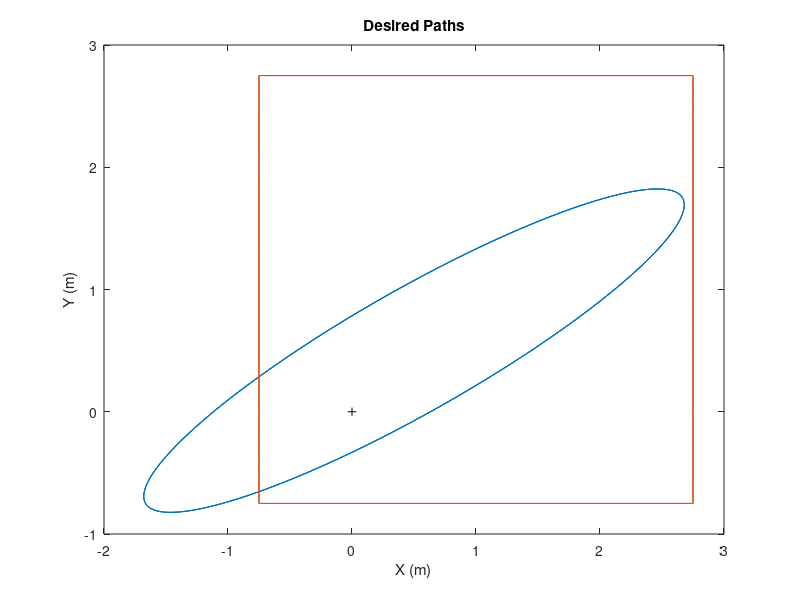

Here is the MATLAB script that generated this plot: (Note: this script raises an error after producing the figure.)
%% Mobile Manipulator Simulator
% Authors: Tanmay Samak, Chinmay Samak

close all;
clear;
clc;

fprintf('\n=============================\n');
fprintf('MOBILE MANIPULATOR SIMULATION\n');
fprintf('=============================\n');

%% Robot Parameters

L = 1; % Lenght of mobile base
W = 1; % Width of mobile base
r = 0.25; % Wheel radius of mobile base
w = 0.2; % Wheel width of mobile base
L1 = 2.5; % Link 1 length of manipulator
L2 = 1; % Link 2 length of manipulator
robot_params = [L,W,r,w,L1,L2];

%% Desired Task-Space Paths

% Elliptical path
x0_ellipse = 0.5; % Center x-offset
y0_ellipse = 0.5; % Center y-offset
a_ellipse = 2.5; % Semi-major axis
b_ellipse = 0.5; % Semi-minor axis
beta_ellipse = deg2rad(30); % Orientation of major axis
traversals_ellipse = 3; % Number of traversals
alpha_ellipse = deg2rad(linspace(0, traversals_ellipse*359, traversals_ellipse*360));
x_elips = a_ellipse*cos(alpha_ellipse); % X coordinates for ellipse
y_elips = b_ellipse*sin(alpha_ellipse); % Y coordinates for ellipse
x_ellipse = x0_ellipse + x_elips*cos(beta_ellipse) - y_elips*sin(beta_ellipse); % X coordinates for translated & rotated ellipse
y_ellipse = y0_ellipse + x_elips*sin(beta_ellipse) + y_elips*cos(beta_ellipse); % Y coordinates for translated & rotated ellipse

% Rectangular path
x0_rectangle = 1.0; % Center x-offset
y0_rectangle = 1.0; % Center y-offset
a_rectangle = 3.5/2; % Semi-major side length
b_rectangle = 3.5/2; % Semi-minor side length
beta_rectangle = deg2rad(0); % Orientation of major side
traversals_rectangle = 3; % Number of traversals
alpha_rectangle = deg2rad(linspace(0, traversals_rectangle*359, traversals_rectangle*360));
x_rect = a_rectangle.*(abs(cos(alpha_rectangle)).*cos(alpha_rectangle) - abs(sin(alpha_rectangle)).*sin(alpha_rectangle)); % X coordinates for rectangle
y_rect = b_rectangle.*(abs(cos(alpha_rectangle)).*cos(alpha_rectangle) + abs(sin(alpha_rectangle)).*sin(alpha_rectangle)); % Y coordinates for rectangle
x_rectangle = x0_rectangle + x_rect*cos(beta_rectangle) - y_rect*sin(beta_rectangle); % X coordinates for translated & rotated rectangle
y_rectangle = y0_rectangle + x_rect*sin(beta_rectangle) + y_rect*cos(beta_rectangle); % Y coordinates for translated & rotated rectangle

% Verify task-space paths
figure(1)
plot(x_ellipse,y_ellipse)
%comet(x_ellipse,y_ellipse)
hold on
plot(x_rectangle,y_rectangle)
%comet(x_rectangle,y_rectangle)
plot(0,0,'+k')
xlabel("X (m)")
ylabel("Y (m)")
title('Desired Paths')
legend('Elliptical Path','Rectangular Path','Workspace Origin','Location','SW')
xlim([-5,5])
ylim([-5,5])
pbaspect([1,1,1])
hold off

%% Desired Task-Space Trajectories

% Elliptical trajectory
cycle_time_ellipse = 20; % Cycle time
alpha_dot_ellipse = deg2rad(360/cycle_time_ellipse); % Phaser velocity
i = 1;
for alpha_ellipse=deg2rad(0:traversals_ellipse*360-1)
    x_dot_elips = -a_ellipse.*sin(alpha_ellipse).*alpha_dot_ellipse; % X component of velocity vector
    y_dot_elips = b_ellipse.*cos(alpha_ellipse).*alpha_dot_ellipse; % Y component of velocity vector
    x_dot_ellipse = x_dot_elips*cos(beta_ellipse) - y_dot_elips*sin(beta_ellipse); % X component of rotated velocity vector
    y_dot_ellipse = x_dot_elips*sin(beta_ellipse) + y_dot_elips*cos(beta_ellipse); % Y component of rotated velocity vector
    X_dot_ellipse(:,i) = [x_dot_ellipse; y_dot_ellipse];
    i = i+1;
end

% Rectangular trajectory
cycle_time_rectangle = 20; % Cycle time
alpha_dot_rectangle = deg2rad(360/cycle_time_rectangle); % Phaser velocity
i = 1;
for alpha_rectangle=deg2rad(0:traversals_rectangle*360-1)
    x_dot_rect = a_rectangle*((-sin(alpha_rectangle).*cos(alpha_rectangle)./abs(cos(alpha_rectangle))).*cos(alpha_rectangle)*alpha_dot_rectangle + abs(cos(alpha_rectangle)).*(-sin(alpha_rectangle)*alpha_dot_rectangle) - ...
                 (sin(alpha_rectangle).*cos(alpha_rectangle)./abs(sin(alpha_rectangle))).*sin(alpha_rectangle)*alpha_dot_rectangle - abs(sin(alpha_rectangle)).*(cos(alpha_rectangle)*alpha_dot_rectangle)); % X component of velocity vector
    y_dot_rect = a_rectangle*((-sin(alpha_rectangle).*cos(alpha_rectangle)./abs(cos(alpha_rectangle))).*cos(alpha_rectangle)*alpha_dot_rectangle + abs(cos(alpha_rectangle)).*(-sin(alpha_rectangle)*alpha_dot_rectangle) + ...
                 (sin(alpha_rectangle).*cos(alpha_rectangle)./abs(sin(alpha_rectangle))).*sin(alpha_rectangle)*alpha_dot_rectangle + abs(sin(alpha_rectangle)).*(cos(alpha_rectangle)*alpha_dot_rectangle)); % Y component of velocity vector
    x_dot_rectangle = x_dot_rect*cos(beta_rectangle) - y_dot_rect*sin(beta_rectangle); % X component of rotated velocity vector
    y_dot_rectangle = x_dot_rect*sin(beta_rectangle) + y_dot_rect*cos(beta_rectangle); % Y component of rotated velocity vector
    X_dot_rectangle(:,i) = [x_dot_rectangle; y_dot_rectangle];
    i = i+1;
end
X_dot_rectangle(isnan(X_dot_rectangle)) = 0; % Replace NaN elements with zero

% Verify velocity vectors
figure(2)
hold on
plot(X_dot_ellipse(1,:))
plot(X_dot_ellipse(2,:))
plot(X_dot_rectangle(1,:))
plot(X_dot_rectangle(2,:))
xlabel("Circumferential Progress Along Trajectory (deg)")
ylabel("Velocity (m/s)")
title('Desired Velocities')
legend('v_x for Elliptical Trajectory','v_y for Elliptical Trajectory','v_x for Rectangular Trajectory','v_y for Rectangular Trajectory','Location','SE')
hold off

% Verify task-space trajectories
figure(3)
quiver(x_ellipse,y_ellipse,X_dot_ellipse(1,:),X_dot_ellipse(2,:))
hold on
quiver(x_rectangle,y_rectangle,X_dot_rectangle(1,:),X_dot_rectangle(2,:))
xlabel("X (m)")
ylabel("Y (m)")
title('Desired Trajectories')
legend('Elliptical Trajectory','Rectangular Trajectory','Location','SW')
xlim([-5,5])
ylim([-5,5])
pbaspect([1,1,1])
hold off

%% Redundancy Resolution Using Pseudoinverse Method

fprintf('\n-------------------------------------------------------\n');
fprintf('Redundancy Resolution Using Pseudoinverse Method\n');
fprintf('-------------------------------------------------------\n');

% Follow the elliptical trajectory
X_dot = [X_dot_ellipse; ones(1,length(X_dot_ellipse))*alpha_dot_ellipse; zeros(1,length(X_dot_ellipse))];
J = [];
J_inv = [];
q_dot_ellipse = [];
q_ellipse = [];
X_E_ellipse = [];
Y_E_ellipse = [];
% Initial configuration
X = x_ellipse(1)-robot_params(5);
Y = y_ellipse(1)-robot_params(6);
phi = deg2rad(0);
theta2 = real(acos(((x_ellipse(1)-X)^2 + (y_ellipse(1)-Y)^2 - robot_params(5)^2 - robot_params(6)^2)./(2*robot_params(5)*robot_params(6))));
theta1 = atan2(y_ellipse(1)-Y,x_ellipse(1)-X) - atan2(robot_params(6).*sin(theta2),(robot_params(5) + robot_params(6).*cos(theta2))) - phi;
q_ellipse(:,1)=[X;Y;phi;theta1;theta2];
for i=1:traversals_ellipse*360
    % Compute Jacobian
    J11 = 1;
    J12 = 0;
    J13 = -robot_params(5)*sin(q_ellipse(3,i)+q_ellipse(4,i))-robot_params(6)*sin(q_ellipse(3,i)+q_ellipse(4,i)+q_ellipse(5,i));
    J14 = -robot_params(5)*sin(q_ellipse(3,i)+q_ellipse(4,i))-robot_params(6)*sin(q_ellipse(3,i)+q_ellipse(4,i)+q_ellipse(5,i));
    J15 = -robot_params(6)*sin(q_ellipse(3,i)+q_ellipse(4,i)+q_ellipse(5,i));
    J21 = 0;
    J22 = 1;
    J23 = robot_params(5)*cos(q_ellipse(3,i)+q_ellipse(4,i))+robot_params(6)*cos(q_ellipse(3,i)+q_ellipse(4,i)+q_ellipse(5,i));
    J24 = robot_params(5)*cos(q_ellipse(3,i)+q_ellipse(4,i))+robot_params(6)*cos(q_ellipse(3,i)+q_ellipse(4,i)+q_ellipse(5,i));
    J25 = robot_params(6)*cos(q_ellipse(3,i)+q_ellipse(4,i)+q_ellipse(5,i));
    J31 = 0;
    J32 = 0;
    J33 = 1;
    J34 = 1;
    J35 = 1;
    J41 = -sin(q_ellipse(3,i));
    J42 = cos(q_ellipse(3,i));
    J43 = 0;
    J44 = 0;
    J45 = 0;
    J(:,:,i) = [J11 J12 J13 J14 J15;
                J21 J22 J23 J24 J25;
                J31 J32 J33 J34 J35;
                J41 J42 J43 J44 J45];
    % Compute Jacobian Pseudoinverse
    J_inv(:,:,i) = pinv(J(:,:,i));
    % Compute Joint Velocities
    q_dot_ellipse(:,i) = J_inv(:,:,i) * X_dot(:,i);
    % Compute Joint Angles using Euler Forward
    q_ellipse(:,i+1) = q_ellipse(:,i)+(q_dot_ellipse(:,i).*(cycle_time_ellipse/360));
    % Store end-effector positions using FK
    X_E_ellipse(i) = q_ellipse(1,i) + robot_params(5)*cos(q_ellipse(3,i)+q_ellipse(4,i)) + robot_params(6)*cos(q_ellipse(3,i)+q_ellipse(4,i)+q_ellipse(5,i));
    Y_E_ellipse(i) = q_ellipse(2,i) + robot_params(5)*sin(q_ellipse(3,i)+q_ellipse(4,i)) + robot_params(6)*sin(q_ellipse(3,i)+q_ellipse(4,i)+q_ellipse(5,i));
    % Plot
%     figure(4)
%     plot(x_ellipse(1:360),y_ellipse(1:360),'--','Color',[50,50,50]/255)
%     hold on
%     plot(X_E_ellipse,Y_E_ellipse,'Color',[236,106,49]/255)
%     PlotRobot(q_ellipse(:,i),robot_params)
%     legend("Desired Trajectory","Actual Trajectory")
%     hold off
%     pause(0.01)
end
figure(5)
plot(x_ellipse(1:360),y_ellipse(1:360),'--','Color',[50,50,50]/255)
hold on
plot(X_E_ellipse,Y_E_ellipse,'Color',[236,106,49]/255)
xlabel("X (m)")
ylabel("Y (m)")
title(["Redundancy Resolution","Pseudoinverse Method"])
legend("Desired Trajectory","Actual Trajectory")
xlim([-5,5])
ylim([-5,5])
pbaspect([1,1,1])
hold off
RMSE_ellipse = sqrt(sum((x_ellipse-X_E_ellipse).^2+(y_ellipse-Y_E_ellipse).^2)/length(x_ellipse));
fprintf("RMSE for elliptical trajectory: %d m\n",RMSE_ellipse)

% Follow the rectangular trajectory
X_dot = [X_dot_rectangle; ones(1,length(X_dot_rectangle))*alpha_dot_rectangle; zeros(1,length(X_dot_rectangle))];
J = [];
J_inv = [];
q_dot_rectangle = [];
q_rectangle = [];
X_E_rectangle = [];
Y_E_rectangle = [];
% Initial configuration
X = x_rectangle(1)-robot_params(5);
Y = y_rectangle(1)-robot_params(6);
phi = deg2rad(0);
theta2 = real(acos(((x_rectangle(1)-X)^2 + (y_rectangle(1)-Y)^2 - robot_params(5)^2 - robot_params(6)^2)./(2*robot_params(5)*robot_params(6))));
theta1 = atan2(y_rectangle(1)-Y,x_rectangle(1)-X) - atan2(robot_params(6).*sin(theta2),(robot_params(5) + robot_params(6).*cos(theta2))) - phi;
q_rectangle(:,1)=[X;Y;phi;theta1;theta2];
for i=1:traversals_rectangle*360
    % Compute Jacobian
    J11 = 1;
    J12 = 0;
    J13 = -robot_params(5)*sin(q_rectangle(3,i)+q_rectangle(4,i))-robot_params(6)*sin(q_rectangle(3,i)+q_rectangle(4,i)+q_rectangle(5,i));
    J14 = -robot_params(5)*sin(q_rectangle(3,i)+q_rectangle(4,i))-robot_params(6)*sin(q_rectangle(3,i)+q_rectangle(4,i)+q_rectangle(5,i));
    J15 = -robot_params(6)*sin(q_rectangle(3,i)+q_rectangle(4,i)+q_rectangle(5,i));
    J21 = 0;
    J22 = 1;
    J23 = robot_params(5)*cos(q_rectangle(3,i)+q_rectangle(4,i))+robot_params(6)*cos(q_rectangle(3,i)+q_rectangle(4,i)+q_rectangle(5,i));
    J24 = robot_params(5)*cos(q_rectangle(3,i)+q_rectangle(4,i))+robot_params(6)*cos(q_rectangle(3,i)+q_rectangle(4,i)+q_rectangle(5,i));
    J25 = robot_params(6)*cos(q_rectangle(3,i)+q_rectangle(4,i)+q_rectangle(5,i));
    J31 = 0;
    J32 = 0;
    J33 = 1;
    J34 = 1;
    J35 = 1;
    J41 = -sin(q_rectangle(3,i));
    J42 = cos(q_rectangle(3,i));
    J43 = 0;
    J44 = 0;
    J45 = 0;
    J(:,:,i) = [J11 J12 J13 J14 J15;
                J21 J22 J23 J24 J25;
                J31 J32 J33 J34 J35;
                J41 J42 J43 J44 J45];
    % Compute Jacobian Pseudoinverse
    J_inv(:,:,i) = pinv(J(:,:,i));
    % Compute Joint Velocities
    q_dot_rectangle(:,i) = J_inv(:,:,i) * X_dot(:,i);
    % Compute Joint Angles using Euler Forward
    q_rectangle(:,i+1) = q_rectangle(:,i)+(q_dot_rectangle(:,i).*(cycle_time_rectangle/360));
    % Store end-effector positions using FK
    X_E_rectangle(i) = q_rectangle(1,i) + robot_params(5)*cos(q_rectangle(3,i)+q_rectangle(4,i)) + robot_params(6)*cos(q_rectangle(3,i)+q_rectangle(4,i)+q_rectangle(5,i));
    Y_E_rectangle(i) = q_rectangle(2,i) + robot_params(5)*sin(q_rectangle(3,i)+q_rectangle(4,i)) + robot_params(6)*sin(q_rectangle(3,i)+q_rectangle(4,i)+q_rectangle(5,i));
    % Plot
%     figure(6)
%     plot(x_rectangle(1:360),y_rectangle(1:360),'--','Color',[50,50,50]/255)
%     hold on
%     plot(X_E_rectangle,Y_E_rectangle,'Color',[236,106,49]/255)
%     PlotRobot(q_rectangle(:,i),robot_params)
%     legend("Desired Trajectory","Actual Trajectory")
%     hold off
%     pause(0.01)
end
figure(7)
plot(x_rectangle(1:360),y_rectangle(1:360),'--','Color',[50,50,50]/255)
hold on
plot(X_E_rectangle,Y_E_rectangle,'Color',[236,106,49]/255)
xlabel("X (m)")
ylabel("Y (m)")
title(["Redundancy Resolution","Pseudoinverse Method"])
legend("Desired Trajectory","Actual Trajectory")
xlim([-5,5])
ylim([-5,5])
pbaspect([1,1,1])
hold off
RMSE_rectangle = sqrt(sum((x_rectangle-X_E_rectangle).^2+(y_rectangle-Y_E_rectangle).^2)/length(x_rectangle));
fprintf("RMSE for rectangular trajectory: %d m\n",RMSE_rectangle)

%% Redundancy Resolution Using Augmented Task-Space Method (Theta_1_Dot + Theta_2_Dot = 0)

fprintf('\n-------------------------------------------------------\n');
fprintf('Redundancy Resolution Using Augmented Task-Space Method\n');
fprintf('Theta_1_Dot + Theta_2_Dot = 0\n');
fprintf('-------------------------------------------------------\n');

% Follow the elliptical trajectory
X_dot = [X_dot_ellipse; ones(1,length(X_dot_ellipse))*alpha_dot_ellipse; zeros(1,length(X_dot_ellipse)); zeros(1,length(X_dot_ellipse))];
J = [];
J_inv = [];
q_dot_ellipse = [];
q_ellipse = [];
X_E_ellipse = [];
Y_E_ellipse = [];
% Initial configuration
X = x_ellipse(1)-robot_params(5);
Y = y_ellipse(1)-robot_params(6);
phi = deg2rad(0);
theta2 = real(acos(((x_ellipse(1)-X)^2 + (y_ellipse(1)-Y)^2 - robot_params(5)^2 - robot_params(6)^2)./(2*robot_params(5)*robot_params(6))));
theta1 = atan2(y_ellipse(1)-Y,x_ellipse(1)-X) - atan2(robot_params(6).*sin(theta2),(robot_params(5) + robot_params(6).*cos(theta2))) - phi;
q_ellipse(:,1)=[X;Y;phi;theta1;theta2];
for i=1:traversals_ellipse*360
    % Compute Jacobian
    J11 = 1;
    J12 = 0;
    J13 = -robot_params(5)*sin(q_ellipse(3,i)+q_ellipse(4,i))-robot_params(6)*sin(q_ellipse(3,i)+q_ellipse(4,i)+q_ellipse(5,i));
    J14 = -robot_params(5)*sin(q_ellipse(3,i)+q_ellipse(4,i))-robot_params(6)*sin(q_ellipse(3,i)+q_ellipse(4,i)+q_ellipse(5,i));
    J15 = -robot_params(6)*sin(q_ellipse(3,i)+q_ellipse(4,i)+q_ellipse(5,i));
    J21 = 0;
    J22 = 1;
    J23 = robot_params(5)*cos(q_ellipse(3,i)+q_ellipse(4,i))+robot_params(6)*cos(q_ellipse(3,i)+q_ellipse(4,i)+q_ellipse(5,i));
    J24 = robot_params(5)*cos(q_ellipse(3,i)+q_ellipse(4,i))+robot_params(6)*cos(q_ellipse(3,i)+q_ellipse(4,i)+q_ellipse(5,i));
    J25 = robot_params(6)*cos(q_ellipse(3,i)+q_ellipse(4,i)+q_ellipse(5,i));
    J31 = 0;
    J32 = 0;
    J33 = 1;
    J34 = 1;
    J35 = 1;
    J41 = -sin(q_ellipse(3,i));
    J42 = cos(q_ellipse(3,i));
    J43 = 0;
    J44 = 0;
    J45 = 0;
    J51 = 0;
    J52 = 0;
    J53 = 0;
    J54 = 1;
    J55 = 1;
    J(:,:,i) = [J11 J12 J13 J14 J15;
                J21 J22 J23 J24 J25;
                J31 J32 J33 J34 J35;
                J41 J42 J43 J44 J45;
                J51 J52 J53 J54 J55];
    % Compute Jacobian Pseudoinverse
    J_inv(:,:,i) = inv(J(:,:,i));
    % Compute Joint Velocities
    q_dot_ellipse(:,i) = J_inv(:,:,i) * X_dot(:,i);
    % Compute Joint Angles using Euler Forward
    q_ellipse(:,i+1) = q_ellipse(:,i)+(q_dot_ellipse(:,i).*(cycle_time_ellipse/360));
    % Store end-effector positions using FK
    X_E_ellipse(i) = q_ellipse(1,i) + robot_params(5)*cos(q_ellipse(3,i)+q_ellipse(4,i)) + robot_params(6)*cos(q_ellipse(3,i)+q_ellipse(4,i)+q_ellipse(5,i));
    Y_E_ellipse(i) = q_ellipse(2,i) + robot_params(5)*sin(q_ellipse(3,i)+q_ellipse(4,i)) + robot_params(6)*sin(q_ellipse(3,i)+q_ellipse(4,i)+q_ellipse(5,i));
    % Plot
%     figure(8)
%     plot(x_ellipse(1:360),y_ellipse(1:360),'--','Color',[50,50,50]/255)
%     hold on
%     plot(X_E_ellipse,Y_E_ellipse,'Color',[236,106,49]/255)
%     PlotRobot(q_ellipse(:,i),robot_params)
%     legend("Desired Trajectory","Actual Trajectory")
%     hold off
%     pause(0.01)
end
figure(9)
plot(x_ellipse(1:360),y_ellipse(1:360),'--','Color',[50,50,50]/255)
hold on
plot(X_E_ellipse,Y_E_ellipse,'Color',[236,106,49]/255)
xlabel("X (m)")
ylabel("Y (m)")
title(["Redundancy Resolution","Augmented Task-Space Method"])
subtitle('$\dot{\theta_1} + \dot{\theta_2} = 0$','Interpreter','latex')
legend("Desired Trajectory","Actual Trajectory")
xlim([-5,5])
ylim([-5,5])
pbaspect([1,1,1])
hold off
RMSE_ellipse = sqrt(sum((x_ellipse-X_E_ellipse).^2+(y_ellipse-Y_E_ellipse).^2)/length(x_ellipse));
fprintf("RMSE for elliptical trajectory: %d m\n",RMSE_ellipse)

% Follow the rectangular trajectory
X_dot = [X_dot_rectangle; ones(1,length(X_dot_rectangle))*alpha_dot_rectangle; zeros(1,length(X_dot_rectangle)); zeros(1,length(X_dot_rectangle))];
J = [];
J_inv = [];
q_dot_rectangle = [];
q_rectangle = [];
X_E_rectangle = [];
Y_E_rectangle = [];
% Initial configuration
X = x_rectangle(1)-robot_params(5);
Y = y_rectangle(1)-robot_params(6);
phi = deg2rad(0);
theta2 = real(acos(((x_rectangle(1)-X)^2 + (y_rectangle(1)-Y)^2 - robot_params(5)^2 - robot_params(6)^2)./(2*robot_params(5)*robot_params(6))));
theta1 = atan2(y_rectangle(1)-Y,x_rectangle(1)-X) - atan2(robot_params(6).*sin(theta2),(robot_params(5) + robot_params(6).*cos(theta2))) - phi;
q_rectangle(:,1)=[X;Y;phi;theta1;theta2];
for i=1:traversals_rectangle*360
    % Compute Jacobian
    J11 = 1;
    J12 = 0;
    J13 = -robot_params(5)*sin(q_rectangle(3,i)+q_rectangle(4,i))-robot_params(6)*sin(q_rectangle(3,i)+q_rectangle(4,i)+q_rectangle(5,i));
    J14 = -robot_params(5)*sin(q_rectangle(3,i)+q_rectangle(4,i))-robot_params(6)*sin(q_rectangle(3,i)+q_rectangle(4,i)+q_rectangle(5,i));
    J15 = -robot_params(6)*sin(q_rectangle(3,i)+q_rectangle(4,i)+q_rectangle(5,i));
    J21 = 0;
    J22 = 1;
    J23 = robot_params(5)*cos(q_rectangle(3,i)+q_rectangle(4,i))+robot_params(6)*cos(q_rectangle(3,i)+q_rectangle(4,i)+q_rectangle(5,i));
    J24 = robot_params(5)*cos(q_rectangle(3,i)+q_rectangle(4,i))+robot_params(6)*cos(q_rectangle(3,i)+q_rectangle(4,i)+q_rectangle(5,i));
    J25 = robot_params(6)*cos(q_rectangle(3,i)+q_rectangle(4,i)+q_rectangle(5,i));
    J31 = 0;
    J32 = 0;
    J33 = 1;
    J34 = 1;
    J35 = 1;
    J41 = -sin(q_rectangle(3,i));
    J42 = cos(q_rectangle(3,i));
    J43 = 0;
    J44 = 0;
    J45 = 0;
    J51 = 0;
    J52 = 0;
    J53 = 0;
    J54 = 1;
    J55 = 1;
    J(:,:,i) = [J11 J12 J13 J14 J15;
                J21 J22 J23 J24 J25;
                J31 J32 J33 J34 J35;
                J41 J42 J43 J44 J45;
                J51 J52 J53 J54 J55];
    % Compute Jacobian Pseudoinverse
    J_inv(:,:,i) = inv(J(:,:,i));
    % Compute Joint Velocities
    q_dot_rectangle(:,i) = J_inv(:,:,i) * X_dot(:,i);
    % Compute Joint Angles using Euler Forward
    q_rectangle(:,i+1) = q_rectangle(:,i)+(q_dot_rectangle(:,i).*(cycle_time_rectangle/360));
    % Store end-effector positions using FK
    X_E_rectangle(i) = q_rectangle(1,i) + robot_params(5)*cos(q_rectangle(3,i)+q_rectangle(4,i)) + robot_params(6)*cos(q_rectangle(3,i)+q_rectangle(4,i)+q_rectangle(5,i));
    Y_E_rectangle(i) = q_rectangle(2,i) + robot_params(5)*sin(q_rectangle(3,i)+q_rectangle(4,i)) + robot_params(6)*sin(q_rectangle(3,i)+q_rectangle(4,i)+q_rectangle(5,i));
    % Plot
%     figure(10)
%     plot(x_rectangle(1:360),y_rectangle(1:360),'--','Color',[50,50,50]/255)
%     hold on
%     plot(X_E_rectangle,Y_E_rectangle,'Color',[236,106,49]/255)
%     PlotRobot(q_rectangle(:,i),robot_params)
%     legend("Desired Trajectory","Actual Trajectory")
%     hold off
%     pause(0.01)
end
figure(11)
plot(x_rectangle(1:360),y_rectangle(1:360),'--','Color',[50,50,50]/255)
hold on
plot(X_E_rectangle,Y_E_rectangle,'Color',[236,106,49]/255)
xlabel("X (m)")
ylabel("Y (m)")
title(["Redundancy Resolution","Augmented Task-Space Method"])
subtitle('$\dot{\theta_1} + \dot{\theta_2} = 0$','Interpreter','latex')
legend("Desired Trajectory","Actual Trajectory")
xlim([-5,5])
ylim([-5,5])
pbaspect([1,1,1])
hold off
RMSE_rectangle = sqrt(sum((x_rectangle-X_E_rectangle).^2+(y_rectangle-Y_E_rectangle).^2)/length(x_rectangle));
fprintf("RMSE for rectangular trajectory: %d m\n",RMSE_rectangle)

%% Redundancy Resolution Using Augmented Task-Space Method (Theta_1_Dot = 0)

fprintf('\n-------------------------------------------------------\n');
fprintf('Redundancy Resolution Using Augmented Task-Space Method\n');
fprintf('Theta_1_Dot = 0\n');
fprintf('-------------------------------------------------------\n');

% Follow the elliptical trajectory
X_dot = [X_dot_ellipse; ones(1,length(X_dot_ellipse))*alpha_dot_ellipse; zeros(1,length(X_dot_ellipse)); zeros(1,length(X_dot_ellipse))];
J = [];
J_inv = [];
q_dot_ellipse = [];
q_ellipse = [];
X_E_ellipse = [];
Y_E_ellipse = [];
% Initial configuration
X = x_ellipse(1)-robot_params(5);
Y = y_ellipse(1)-robot_params(6);
phi = deg2rad(0);
theta2 = real(acos(((x_ellipse(1)-X)^2 + (y_ellipse(1)-Y)^2 - robot_params(5)^2 - robot_params(6)^2)./(2*robot_params(5)*robot_params(6))));
theta1 = atan2(y_ellipse(1)-Y,x_ellipse(1)-X) - atan2(robot_params(6).*sin(theta2),(robot_params(5) + robot_params(6).*cos(theta2))) - phi;
q_ellipse(:,1)=[X;Y;phi;theta1;theta2];
for i=1:traversals_ellipse*360
    % Compute Jacobian
    J11 = 1;
    J12 = 0;
    J13 = -robot_params(5)*sin(q_ellipse(3,i)+q_ellipse(4,i))-robot_params(6)*sin(q_ellipse(3,i)+q_ellipse(4,i)+q_ellipse(5,i));
    J14 = -robot_params(5)*sin(q_ellipse(3,i)+q_ellipse(4,i))-robot_params(6)*sin(q_ellipse(3,i)+q_ellipse(4,i)+q_ellipse(5,i));
    J15 = -robot_params(6)*sin(q_ellipse(3,i)+q_ellipse(4,i)+q_ellipse(5,i));
    J21 = 0;
    J22 = 1;
    J23 = robot_params(5)*cos(q_ellipse(3,i)+q_ellipse(4,i))+robot_params(6)*cos(q_ellipse(3,i)+q_ellipse(4,i)+q_ellipse(5,i));
    J24 = robot_params(5)*cos(q_ellipse(3,i)+q_ellipse(4,i))+robot_params(6)*cos(q_ellipse(3,i)+q_ellipse(4,i)+q_ellipse(5,i));
    J25 = robot_params(6)*cos(q_ellipse(3,i)+q_ellipse(4,i)+q_ellipse(5,i));
    J31 = 0;
    J32 = 0;
    J33 = 1;
    J34 = 1;
    J35 = 1;
    J41 = -sin(q_ellipse(3,i));
    J42 = cos(q_ellipse(3,i));
    J43 = 0;
    J44 = 0;
    J45 = 0;
    J51 = 0;
    J52 = 0;
    J53 = 0;
    J54 = 1;
    J55 = 0;
    J(:,:,i) = [J11 J12 J13 J14 J15;
                J21 J22 J23 J24 J25;
                J31 J32 J33 J34 J35;
                J41 J42 J43 J44 J45;
                J51 J52 J53 J54 J55];
    % Compute Jacobian Pseudoinverse
    J_inv(:,:,i) = inv(J(:,:,i));
    % Compute Joint Velocities
    q_dot_ellipse(:,i) = J_inv(:,:,i) * X_dot(:,i);
    % Compute Joint Angles using Euler Forward
    q_ellipse(:,i+1) = q_ellipse(:,i)+(q_dot_ellipse(:,i).*(cycle_time_ellipse/360));
    % Store end-effector positions using FK
    X_E_ellipse(i) = q_ellipse(1,i) + robot_params(5)*cos(q_ellipse(3,i)+q_ellipse(4,i)) + robot_params(6)*cos(q_ellipse(3,i)+q_ellipse(4,i)+q_ellipse(5,i));
    Y_E_ellipse(i) = q_ellipse(2,i) + robot_params(5)*sin(q_ellipse(3,i)+q_ellipse(4,i)) + robot_params(6)*sin(q_ellipse(3,i)+q_ellipse(4,i)+q_ellipse(5,i));
    % Plot
%     figure(12)
%     plot(x_ellipse(1:360),y_ellipse(1:360),'--','Color',[50,50,50]/255)
%     hold on
%     plot(X_E_ellipse,Y_E_ellipse,'Color',[236,106,49]/255)
%     PlotRobot(q_ellipse(:,i),robot_params)
%     legend("Desired Trajectory","Actual Trajectory")
%     hold off
%     pause(0.01)
end
figure(13)
plot(x_ellipse(1:360),y_ellipse(1:360),'--','Color',[50,50,50]/255)
hold on
plot(X_E_ellipse,Y_E_ellipse,'Color',[236,106,49]/255)
xlabel("X (m)")
ylabel("Y (m)")
title(["Redundancy Resolution","Augmented Task-Space Method"])
subtitle('$\dot{\theta_1} = 0$','Interpreter','latex')
legend("Desired Trajectory","Actual Trajectory")
xlim([-5,5])
ylim([-5,5])
pbaspect([1,1,1])
hold off
RMSE_ellipse = sqrt(sum((x_ellipse-X_E_ellipse).^2+(y_ellipse-Y_E_ellipse).^2)/length(x_ellipse));
fprintf("RMSE for elliptical trajectory: %d m\n",RMSE_ellipse)

% Follow the rectangular trajectory
X_dot = [X_dot_rectangle; ones(1,length(X_dot_rectangle))*alpha_dot_rectangle; zeros(1,length(X_dot_rectangle)); zeros(1,length(X_dot_rectangle))];
J = [];
J_inv = [];
q_dot_rectangle = [];
q_rectangle = [];
X_E_rectangle = [];
Y_E_rectangle = [];
% Initial configuration
X = x_rectangle(1)-robot_params(5);
Y = y_rectangle(1)-robot_params(6);
phi = deg2rad(0);
theta2 = real(acos(((x_rectangle(1)-X)^2 + (y_rectangle(1)-Y)^2 - robot_params(5)^2 - robot_params(6)^2)./(2*robot_params(5)*robot_params(6))));
theta1 = atan2(y_rectangle(1)-Y,x_rectangle(1)-X) - atan2(robot_params(6).*sin(theta2),(robot_params(5) + robot_params(6).*cos(theta2))) - phi;
q_rectangle(:,1)=[X;Y;phi;theta1;theta2];
for i=1:traversals_rectangle*360
    % Compute Jacobian
    J11 = 1;
    J12 = 0;
    J13 = -robot_params(5)*sin(q_rectangle(3,i)+q_rectangle(4,i))-robot_params(6)*sin(q_rectangle(3,i)+q_rectangle(4,i)+q_rectangle(5,i));
    J14 = -robot_params(5)*sin(q_rectangle(3,i)+q_rectangle(4,i))-robot_params(6)*sin(q_rectangle(3,i)+q_rectangle(4,i)+q_rectangle(5,i));
    J15 = -robot_params(6)*sin(q_rectangle(3,i)+q_rectangle(4,i)+q_rectangle(5,i));
    J21 = 0;
    J22 = 1;
    J23 = robot_params(5)*cos(q_rectangle(3,i)+q_rectangle(4,i))+robot_params(6)*cos(q_rectangle(3,i)+q_rectangle(4,i)+q_rectangle(5,i));
    J24 = robot_params(5)*cos(q_rectangle(3,i)+q_rectangle(4,i))+robot_params(6)*cos(q_rectangle(3,i)+q_rectangle(4,i)+q_rectangle(5,i));
    J25 = robot_params(6)*cos(q_rectangle(3,i)+q_rectangle(4,i)+q_rectangle(5,i));
    J31 = 0;
    J32 = 0;
    J33 = 1;
    J34 = 1;
    J35 = 1;
    J41 = -sin(q_rectangle(3,i));
    J42 = cos(q_rectangle(3,i));
    J43 = 0;
    J44 = 0;
    J45 = 0;
    J51 = 0;
    J52 = 0;
    J53 = 0;
    J54 = 1;
    J55 = 0;
    J(:,:,i) = [J11 J12 J13 J14 J15;
                J21 J22 J23 J24 J25;
                J31 J32 J33 J34 J35;
                J41 J42 J43 J44 J45;
                J51 J52 J53 J54 J55];
    % Compute Jacobian Pseudoinverse
    J_inv(:,:,i) = inv(J(:,:,i));
    % Compute Joint Velocities
    q_dot_rectangle(:,i) = J_inv(:,:,i) * X_dot(:,i);
    % Compute Joint Angles using Euler Forward
    q_rectangle(:,i+1) = q_rectangle(:,i)+(q_dot_rectangle(:,i).*(cycle_time_rectangle/360));
    % Store end-effector positions using FK
    X_E_rectangle(i) = q_rectangle(1,i) + robot_params(5)*cos(q_rectangle(3,i)+q_rectangle(4,i)) + robot_params(6)*cos(q_rectangle(3,i)+q_rectangle(4,i)+q_rectangle(5,i));
    Y_E_rectangle(i) = q_rectangle(2,i) + robot_params(5)*sin(q_rectangle(3,i)+q_rectangle(4,i)) + robot_params(6)*sin(q_rectangle(3,i)+q_rectangle(4,i)+q_rectangle(5,i));
    % Plot
%     figure(14)
%     plot(x_rectangle(1:360),y_rectangle(1:360),'--','Color',[50,50,50]/255)
%     hold on
%     plot(X_E_rectangle,Y_E_rectangle,'Color',[236,106,49]/255)
%     PlotRobot(q_rectangle(:,i),robot_params)
%     legend("Desired Trajectory","Actual Trajectory")
%     hold off
%     pause(0.01)
end
figure(15)
plot(x_rectangle(1:360),y_rectangle(1:360),'--','Color',[50,50,50]/255)
hold on
plot(X_E_rectangle,Y_E_rectangle,'Color',[236,106,49]/255)
xlabel("X (m)")
ylabel("Y (m)")
title(["Redundancy Resolution","Augmented Task-Space Method"])
subtitle('$\dot{\theta_1} = 0$','Interpreter','latex')
legend("Desired Trajectory","Actual Trajectory")
xlim([-5,5])
ylim([-5,5])
pbaspect([1,1,1])
hold off
RMSE_rectangle = sqrt(sum((x_rectangle-X_E_rectangle).^2+(y_rectangle-Y_E_rectangle).^2)/length(x_rectangle));
fprintf("RMSE for rectangular trajectory: %d m\n",RMSE_rectangle)

%% Redundancy Resolution Using Artificial Potential Method

fprintf('\n-------------------------------------------------------\n');
fprintf('Redundancy Resolution Using Artificial Potential Method\n');
fprintf('-------------------------------------------------------\n');

% Follow the elliptical trajectory
X_dot = [X_dot_ellipse; ones(1,length(X_dot_ellipse))*alpha_dot_ellipse; zeros(1,length(X_dot_ellipse))];
J = [];
J_inv = [];
q_dot_ellipse = [];
q_ellipse = [];
X_E_ellipse = [];
Y_E_ellipse = [];
% Initial configuration
X = x_ellipse(1)-robot_params(5);
Y = y_ellipse(1)-robot_params(6);
phi = deg2rad(0);
theta2 = real(acos(((x_ellipse(1)-X)^2 + (y_ellipse(1)-Y)^2 - robot_params(5)^2 - robot_params(6)^2)./(2*robot_params(5)*robot_params(6))));
theta1 = atan2(y_ellipse(1)-Y,x_ellipse(1)-X) - atan2(robot_params(6).*sin(theta2),(robot_params(5) + robot_params(6).*cos(theta2))) - phi;
q_ellipse(:,1)=[X;Y;phi;theta1;theta2];
for i=1:traversals_ellipse*360
    % Compute Jacobian
    J11 = 1;
    J12 = 0;
    J13 = -robot_params(5)*sin(q_ellipse(3,i)+q_ellipse(4,i))-robot_params(6)*sin(q_ellipse(3,i)+q_ellipse(4,i)+q_ellipse(5,i));
    J14 = -robot_params(5)*sin(q_ellipse(3,i)+q_ellipse(4,i))-robot_params(6)*sin(q_ellipse(3,i)+q_ellipse(4,i)+q_ellipse(5,i));
    J15 = -robot_params(6)*sin(q_ellipse(3,i)+q_ellipse(4,i)+q_ellipse(5,i));
    J21 = 0;
    J22 = 1;
    J23 = robot_params(5)*cos(q_ellipse(3,i)+q_ellipse(4,i))+robot_params(6)*cos(q_ellipse(3,i)+q_ellipse(4,i)+q_ellipse(5,i));
    J24 = robot_params(5)*cos(q_ellipse(3,i)+q_ellipse(4,i))+robot_params(6)*cos(q_ellipse(3,i)+q_ellipse(4,i)+q_ellipse(5,i));
    J25 = robot_params(6)*cos(q_ellipse(3,i)+q_ellipse(4,i)+q_ellipse(5,i));
    J31 = 0;
    J32 = 0;
    J33 = 1;
    J34 = 1;
    J35 = 1;
    J41 = -sin(q_ellipse(3,i));
    J42 = cos(q_ellipse(3,i));
    J43 = 0;
    J44 = 0;
    J45 = 0;
    J(:,:,i) = [J11 J12 J13 J14 J15;
                J21 J22 J23 J24 J25;
                J31 J32 J33 J34 J35;
                J41 J42 J43 J44 J45];
    % Compute Jacobian Pseudoinverse
    J_inv(:,:,i) = pinv(J(:,:,i));
    % Artificial Potential
    neg_grad_V = [0; 0; -1.32*q_ellipse(3,i); - 2*q_ellipse(4,i); -0.5*q_ellipse(5,i)];
    % Compute Joint Velocities
    q_dot_ellipse(:,i) = (J_inv(:,:,i) * X_dot(:,i)) + ((eye(5)-(J_inv(:,:,i)*J(:,:,i)))*neg_grad_V);
    % Compute Joint Angles using Euler Forward
    q_ellipse(:,i+1) = q_ellipse(:,i)+(q_dot_ellipse(:,i).*(cycle_time_ellipse/360));
    % Store end-effector positions using FK
    X_E_ellipse(i) = q_ellipse(1,i) + robot_params(5)*cos(q_ellipse(3,i)+q_ellipse(4,i)) + robot_params(6)*cos(q_ellipse(3,i)+q_ellipse(4,i)+q_ellipse(5,i));
    Y_E_ellipse(i) = q_ellipse(2,i) + robot_params(5)*sin(q_ellipse(3,i)+q_ellipse(4,i)) + robot_params(6)*sin(q_ellipse(3,i)+q_ellipse(4,i)+q_ellipse(5,i));
    % Plot
%     figure(16)
%     plot(x_ellipse(1:360),y_ellipse(1:360),'--','Color',[50,50,50]/255)
%     hold on
%     plot(X_E_ellipse,Y_E_ellipse,'Color',[236,106,49]/255)
%     PlotRobot(q_ellipse(:,i),robot_params)
%     legend("Desired Trajectory","Actual Trajectory")
%     hold off
%     pause(0.01)
end
figure(17)
plot(x_ellipse(1:360),y_ellipse(1:360),'--','Color',[50,50,50]/255)
hold on
plot(X_E_ellipse,Y_E_ellipse,'Color',[236,106,49]/255)
xlabel("X (m)")
ylabel("Y (m)")
title(["Redundancy Resolution","Artificial Potential Method"])
subtitle('$V = 0.66*\phi^2 + \theta_1^2 + 0.25*\theta_2^2$','Interpreter','latex')
legend("Desired Trajectory","Actual Trajectory")
xlim([-5,5])
ylim([-5,5])
pbaspect([1,1,1])
hold off
RMSE_ellipse = sqrt(sum((x_ellipse-X_E_ellipse).^2+(y_ellipse-Y_E_ellipse).^2)/length(x_ellipse));
fprintf("RMSE for elliptical trajectory: %d m\n",RMSE_ellipse)

% Follow the rectangular trajectory
X_dot = [X_dot_rectangle; ones(1,length(X_dot_rectangle))*alpha_dot_rectangle; zeros(1,length(X_dot_rectangle))];
J = [];
J_inv = [];
q_dot_rectangle = [];
q_rectangle = [];
X_E_rectangle = [];
Y_E_rectangle = [];
% Initial configuration
X = x_rectangle(1)-robot_params(5);
Y = y_rectangle(1)-robot_params(6);
phi = deg2rad(0);
theta2 = real(acos(((x_rectangle(1)-X)^2 + (y_rectangle(1)-Y)^2 - robot_params(5)^2 - robot_params(6)^2)./(2*robot_params(5)*robot_params(6))));
theta1 = atan2(y_rectangle(1)-Y,x_rectangle(1)-X) - atan2(robot_params(6).*sin(theta2),(robot_params(5) + robot_params(6).*cos(theta2))) - phi;
q_rectangle(:,1)=[X;Y;phi;theta1;theta2];
for i=1:traversals_rectangle*360
    % Compute Jacobian
    J11 = 1;
    J12 = 0;
    J13 = -robot_params(5)*sin(q_rectangle(3,i)+q_rectangle(4,i))-robot_params(6)*sin(q_rectangle(3,i)+q_rectangle(4,i)+q_rectangle(5,i));
    J14 = -robot_params(5)*sin(q_rectangle(3,i)+q_rectangle(4,i))-robot_params(6)*sin(q_rectangle(3,i)+q_rectangle(4,i)+q_rectangle(5,i));
    J15 = -robot_params(6)*sin(q_rectangle(3,i)+q_rectangle(4,i)+q_rectangle(5,i));
    J21 = 0;
    J22 = 1;
    J23 = robot_params(5)*cos(q_rectangle(3,i)+q_rectangle(4,i))+robot_params(6)*cos(q_rectangle(3,i)+q_rectangle(4,i)+q_rectangle(5,i));
    J24 = robot_params(5)*cos(q_rectangle(3,i)+q_rectangle(4,i))+robot_params(6)*cos(q_rectangle(3,i)+q_rectangle(4,i)+q_rectangle(5,i));
    J25 = robot_params(6)*cos(q_rectangle(3,i)+q_rectangle(4,i)+q_rectangle(5,i));
    J31 = 0;
    J32 = 0;
    J33 = 1;
    J34 = 1;
    J35 = 1;
    J41 = -sin(q_rectangle(3,i));
    J42 = cos(q_rectangle(3,i));
    J43 = 0;
    J44 = 0;
    J45 = 0;
    J(:,:,i) = [J11 J12 J13 J14 J15;
                J21 J22 J23 J24 J25;
                J31 J32 J33 J34 J35;
                J41 J42 J43 J44 J45];
    % Compute Jacobian Pseudoinverse
    J_inv(:,:,i) = pinv(J(:,:,i));
    % Artificial Potential
    neg_grad_V = [0; 0; -1.32*q_rectangle(3,i); - 2*q_rectangle(4,i); -0.5*q_rectangle(5,i)];
    % Compute Joint Velocities
    q_dot_rectangle(:,i) = (J_inv(:,:,i) * X_dot(:,i)) + ((eye(5)-(J_inv(:,:,i)*J(:,:,i)))*neg_grad_V);
    % Compute Joint Angles using Euler Forward
    q_rectangle(:,i+1) = q_rectangle(:,i)+(q_dot_rectangle(:,i).*(cycle_time_rectangle/360));
    % Store end-effector positions using FK
    X_E_rectangle(i) = q_rectangle(1,i) + robot_params(5)*cos(q_rectangle(3,i)+q_rectangle(4,i)) + robot_params(6)*cos(q_rectangle(3,i)+q_rectangle(4,i)+q_rectangle(5,i));
    Y_E_rectangle(i) = q_rectangle(2,i) + robot_params(5)*sin(q_rectangle(3,i)+q_rectangle(4,i)) + robot_params(6)*sin(q_rectangle(3,i)+q_rectangle(4,i)+q_rectangle(5,i));
    % Plot
%     figure(18)
%     plot(x_rectangle(1:360),y_rectangle(1:360),'--','Color',[50,50,50]/255)
%     hold on
%     plot(X_E_rectangle,Y_E_rectangle,'Color',[236,106,49]/255)
%     PlotRobot(q_rectangle(:,i),robot_params)
%     legend("Desired Trajectory","Actual Trajectory")
%     hold off
%     pause(0.01)
end
figure(19)
plot(x_rectangle(1:360),y_rectangle(1:360),'--','Color',[50,50,50]/255)
hold on
plot(X_E_rectangle,Y_E_rectangle,'Color',[236,106,49]/255)
xlabel("X (m)")
ylabel("Y (m)")
title(["Redundancy Resolution","Artificial Potential Method"])
subtitle('$V = 0.66*\phi^2 + \theta_1^2 + 0.25*\theta_2^2$','Interpreter','latex')
legend("Desired Trajectory","Actual Trajectory")
xlim([-5,5])
ylim([-5,5])
pbaspect([1,1,1])
hold off
RMSE_rectangle = sqrt(sum((x_rectangle-X_E_rectangle).^2+(y_rectangle-Y_E_rectangle).^2)/length(x_rectangle));
fprintf("RMSE for rectangular trajectory: %d m\n",RMSE_rectangle)

%% Configuration-Space Resolved-Rate Motion Control

fprintf('\n-------------------------------------------------------\n');
fprintf('Configuration-Space Resolved-Rate Motion Control\n');
fprintf('-------------------------------------------------------\n');

% Desired configuration-space variables for elliptical trajectory
X_dot = [X_dot_ellipse; ones(1,length(X_dot_ellipse))*alpha_dot_ellipse; zeros(1,length(X_dot_ellipse)); zeros(1,length(X_dot_ellipse))];
J = [];
J_inv = [];
q_dot_ellipse = [];
q_d_ellipse = [];
X_d_ellipse = [];
Y_d_ellipse = [];
% Initial configuration
X = x_ellipse(1)-robot_params(5);
Y = y_ellipse(1)-robot_params(6);
phi = deg2rad(0);
theta2 = real(acos(((x_ellipse(1)-X)^2 + (y_ellipse(1)-Y)^2 - robot_params(5)^2 - robot_params(6)^2)./(2*robot_params(5)*robot_params(6))));
theta1 = atan2(y_ellipse(1)-Y,x_ellipse(1)-X) - atan2(robot_params(6).*sin(theta2),(robot_params(5) + robot_params(6).*cos(theta2))) - phi;
q_d_ellipse(:,1)=[X;Y;phi;theta1;theta2];
for i=1:traversals_ellipse*360
    % Compute Jacobian
    J11 = 1;
    J12 = 0;
    J13 = -robot_params(5)*sin(q_d_ellipse(3,i)+q_d_ellipse(4,i))-robot_params(6)*sin(q_d_ellipse(3,i)+q_d_ellipse(4,i)+q_d_ellipse(5,i));
    J14 = -robot_params(5)*sin(q_d_ellipse(3,i)+q_d_ellipse(4,i))-robot_params(6)*sin(q_d_ellipse(3,i)+q_d_ellipse(4,i)+q_d_ellipse(5,i));
    J15 = -robot_params(6)*sin(q_d_ellipse(3,i)+q_d_ellipse(4,i)+q_d_ellipse(5,i));
    J21 = 0;
    J22 = 1;
    J23 = robot_params(5)*cos(q_d_ellipse(3,i)+q_d_ellipse(4,i))+robot_params(6)*cos(q_d_ellipse(3,i)+q_d_ellipse(4,i)+q_d_ellipse(5,i));
    J24 = robot_params(5)*cos(q_d_ellipse(3,i)+q_d_ellipse(4,i))+robot_params(6)*cos(q_d_ellipse(3,i)+q_d_ellipse(4,i)+q_d_ellipse(5,i));
    J25 = robot_params(6)*cos(q_d_ellipse(3,i)+q_d_ellipse(4,i)+q_d_ellipse(5,i));
    J31 = 0;
    J32 = 0;
    J33 = 1;
    J34 = 1;
    J35 = 1;
    J41 = -sin(q_d_ellipse(3,i));
    J42 = cos(q_d_ellipse(3,i));
    J43 = 0;
    J44 = 0;
    J45 = 0;
    J51 = 0;
    J52 = 0;
    J53 = 0;
    J54 = 1;
    J55 = 1;
    J(:,:,i) = [J11 J12 J13 J14 J15;
                J21 J22 J23 J24 J25;
                J31 J32 J33 J34 J35;
                J41 J42 J43 J44 J45;
                J51 J52 J53 J54 J55];
    % Compute Jacobian Pseudoinverse
    J_inv(:,:,i) = inv(J(:,:,i));
    % Compute Joint Velocities
    q_dot_ellipse(:,i) = J_inv(:,:,i) * X_dot(:,i);
    % Compute Joint Angles using Euler Forward
    q_d_ellipse(:,i+1) = q_d_ellipse(:,i)+(q_dot_ellipse(:,i).*(cycle_time_ellipse/360));
    % Store end-effector positions using FK
    X_d_ellipse(i) = q_d_ellipse(1,i) + robot_params(5)*cos(q_d_ellipse(3,i)+q_d_ellipse(4,i)) + robot_params(6)*cos(q_d_ellipse(3,i)+q_d_ellipse(4,i)+q_d_ellipse(5,i));
    Y_d_ellipse(i) = q_d_ellipse(2,i) + robot_params(5)*sin(q_d_ellipse(3,i)+q_d_ellipse(4,i)) + robot_params(6)*sin(q_d_ellipse(3,i)+q_d_ellipse(4,i)+q_d_ellipse(5,i));
end

% Follow the elliptical trajectory
q_d_ellipse = q_d_ellipse(:,1:end-1); % Remove last (unwanted) state update
X_dot = [X_dot_ellipse; ones(1,length(X_dot_ellipse))*alpha_dot_ellipse; zeros(1,length(X_dot_ellipse)); zeros(1,length(X_dot_ellipse))];
J = [];
q_dot_ellipse = [];
X_E_ellipse = [];
Y_E_ellipse = [];
tau = 3; % Error dynamics time constant
q_disturb_ellipse = 2; % Disturbance in initial conditions
q_ellipse(:,1) = q_d_ellipse(:,1)*q_disturb_ellipse; % Initial configuration (multiplied by a disturbance)
for i = 1:length(q_d_ellipse)
    % Compute Jacobian
    J11 = 1;
    J12 = 0;
    J13 = -robot_params(5)*sin(q_ellipse(3,i)+q_ellipse(4,i))-robot_params(6)*sin(q_ellipse(3,i)+q_ellipse(4,i)+q_ellipse(5,i));
    J14 = -robot_params(5)*sin(q_ellipse(3,i)+q_ellipse(4,i))-robot_params(6)*sin(q_ellipse(3,i)+q_ellipse(4,i)+q_ellipse(5,i));
    J15 = -robot_params(6)*sin(q_ellipse(3,i)+q_ellipse(4,i)+q_ellipse(5,i));
    J21 = 0;
    J22 = 1;
    J23 = robot_params(5)*cos(q_ellipse(3,i)+q_ellipse(4,i))+robot_params(6)*cos(q_ellipse(3,i)+q_ellipse(4,i)+q_ellipse(5,i));
    J24 = robot_params(5)*cos(q_ellipse(3,i)+q_ellipse(4,i))+robot_params(6)*cos(q_ellipse(3,i)+q_ellipse(4,i)+q_ellipse(5,i));
    J25 = robot_params(6)*cos(q_ellipse(3,i)+q_ellipse(4,i)+q_ellipse(5,i));
    J31 = 0;
    J32 = 0;
    J33 = 1;
    J34 = 1;
    J35 = 1;
    J41 = -sin(q_ellipse(3,i));
    J42 = cos(q_ellipse(3,i));
    J43 = 0;
    J44 = 0;
    J45 = 0;
    J51 = 0;
    J52 = 0;
    J53 = 0;
    J54 = 1;
    J55 = 1;
    J(:,:,i) = [J11 J12 J13 J14 J15;
                J21 J22 J23 J24 J25;
                J31 J32 J33 J34 J35;
                J41 J42 J43 J44 J45;
                J51 J52 J53 J54 J55];
    % Configuration-space closed-loop control
    q_dot_ellipse(:,i) = inv(J(:,:,i))*X_dot(:,i)  + diag(ones(1,5)*1/tau)*(q_d_ellipse(:,i)-q_ellipse(:,i));
    % Compute configuration variables using Euler Forward
    q_ellipse(:,i+1) = q_ellipse(:,i) + q_dot_ellipse(:,i)*(cycle_time_ellipse/360);
    % Store end-effector positions using FK
    X_E_ellipse(i) = q_ellipse(1,i) + robot_params(5)*cos(q_ellipse(3,i)+q_ellipse(4,i)) + robot_params(6)*cos(q_ellipse(3,i)+q_ellipse(4,i)+q_ellipse(5,i));
    Y_E_ellipse(i) = q_ellipse(2,i) + robot_params(5)*sin(q_ellipse(3,i)+q_ellipse(4,i)) + robot_params(6)*sin(q_ellipse(3,i)+q_ellipse(4,i)+q_ellipse(5,i));
    % Plot
%     figure(20)
%     plot(X_d_ellipse(1:360),Y_d_ellipse(1:360),'--','Color',[50,50,50]/255)
%     hold on
%     plot(X_E_ellipse,Y_E_ellipse,'Color',[236,106,49]/255)
%     PlotRobot(q_ellipse(:,i),robot_params)
%     legend("Desired Trajectory","Actual Trajectory")
%     hold off
%     pause(0.01)
end
figure(21)
plot(X_d_ellipse(1:360),Y_d_ellipse(1:360),'--','Color',[50,50,50]/255)
hold on
plot(X_E_ellipse,Y_E_ellipse,'Color',[236,106,49]/255)
xlabel("X (m)")
ylabel("Y (m)")
title(["Closed-Loop Resolved-Rate Motion Control","Configuration-Space"])
legend("Desired Trajectory","Actual Trajectory")
xlim([-5,5])
ylim([-5,5])
pbaspect([1,1,1])
hold off
RMSE_ellipse = sqrt(sum((X_d_ellipse-X_E_ellipse).^2+(Y_d_ellipse-Y_E_ellipse).^2)/length(X_d_ellipse));
fprintf("RMSE for elliptical trajectory: %d m\n",RMSE_ellipse)

% Desired configuration-space variables for rectangular trajectory
X_dot = [X_dot_rectangle; ones(1,length(X_dot_rectangle))*alpha_dot_rectangle; zeros(1,length(X_dot_rectangle)); zeros(1,length(X_dot_rectangle))];
J = [];
J_inv = [];
q_dot_rectangle = [];
q_d_rectangle = [];
X_d_rectangle = [];
Y_d_rectangle = [];
% Initial configuration
X = x_rectangle(1)-robot_params(5);
Y = y_rectangle(1)-robot_params(6);
phi = deg2rad(0);
theta2 = real(acos(((x_rectangle(1)-X)^2 + (y_rectangle(1)-Y)^2 - robot_params(5)^2 - robot_params(6)^2)./(2*robot_params(5)*robot_params(6))));
theta1 = atan2(y_rectangle(1)-Y,x_rectangle(1)-X) - atan2(robot_params(6).*sin(theta2),(robot_params(5) + robot_params(6).*cos(theta2))) - phi;
q_d_rectangle(:,1)=[X;Y;phi;theta1;theta2];
for i=1:traversals_rectangle*360
    % Compute Jacobian
    J11 = 1;
    J12 = 0;
    J13 = -robot_params(5)*sin(q_d_rectangle(3,i)+q_d_rectangle(4,i))-robot_params(6)*sin(q_d_rectangle(3,i)+q_d_rectangle(4,i)+q_d_rectangle(5,i));
    J14 = -robot_params(5)*sin(q_d_rectangle(3,i)+q_d_rectangle(4,i))-robot_params(6)*sin(q_d_rectangle(3,i)+q_d_rectangle(4,i)+q_d_rectangle(5,i));
    J15 = -robot_params(6)*sin(q_d_rectangle(3,i)+q_d_rectangle(4,i)+q_d_rectangle(5,i));
    J21 = 0;
    J22 = 1;
    J23 = robot_params(5)*cos(q_d_rectangle(3,i)+q_d_rectangle(4,i))+robot_params(6)*cos(q_d_rectangle(3,i)+q_d_rectangle(4,i)+q_d_rectangle(5,i));
    J24 = robot_params(5)*cos(q_d_rectangle(3,i)+q_d_rectangle(4,i))+robot_params(6)*cos(q_d_rectangle(3,i)+q_d_rectangle(4,i)+q_d_rectangle(5,i));
    J25 = robot_params(6)*cos(q_d_rectangle(3,i)+q_d_rectangle(4,i)+q_d_rectangle(5,i));
    J31 = 0;
    J32 = 0;
    J33 = 1;
    J34 = 1;
    J35 = 1;
    J41 = -sin(q_d_rectangle(3,i));
    J42 = cos(q_d_rectangle(3,i));
    J43 = 0;
    J44 = 0;
    J45 = 0;
    J51 = 0;
    J52 = 0;
    J53 = 0;
    J54 = 1;
    J55 = 1;
    J(:,:,i) = [J11 J12 J13 J14 J15;
                J21 J22 J23 J24 J25;
                J31 J32 J33 J34 J35;
                J41 J42 J43 J44 J45;
                J51 J52 J53 J54 J55];
    % Compute Jacobian Pseudoinverse
    J_inv(:,:,i) = inv(J(:,:,i));
    % Compute Joint Velocities
    q_dot_rectangle(:,i) = J_inv(:,:,i) * X_dot(:,i);
    % Compute Joint Angles using Euler Forward
    q_d_rectangle(:,i+1) = q_d_rectangle(:,i)+(q_dot_rectangle(:,i).*(cycle_time_rectangle/360));
    % Store end-effector positions using FK
    X_d_rectangle(i) = q_d_rectangle(1,i) + robot_params(5)*cos(q_d_rectangle(3,i)+q_d_rectangle(4,i)) + robot_params(6)*cos(q_d_rectangle(3,i)+q_d_rectangle(4,i)+q_d_rectangle(5,i));
    Y_d_rectangle(i) = q_d_rectangle(2,i) + robot_params(5)*sin(q_d_rectangle(3,i)+q_d_rectangle(4,i)) + robot_params(6)*sin(q_d_rectangle(3,i)+q_d_rectangle(4,i)+q_d_rectangle(5,i));
end

% Follow the rectangular trajectory
q_d_rectangle = q_d_rectangle(:,1:end-1); % Remove last (unwanted) state update
X_dot = [X_dot_rectangle; ones(1,length(X_dot_rectangle))*alpha_dot_rectangle; zeros(1,length(X_dot_rectangle)); zeros(1,length(X_dot_rectangle))];
J = [];
q_dot_rectangle = [];
X_E_rectangle = [];
Y_E_rectangle = [];
tau = 3; % Error dynamics time constant
q_disturb_rectangle = 2; % Disturbance in initial conditions
q_rectangle(:,1) = q_d_rectangle(:,1)*q_disturb_rectangle; % Initial configuration (multiplied by a disturbance)
for i = 1:length(q_d_rectangle)
    % Compute Jacobian
    J11 = 1;
    J12 = 0;
    J13 = -robot_params(5)*sin(q_rectangle(3,i)+q_rectangle(4,i))-robot_params(6)*sin(q_rectangle(3,i)+q_rectangle(4,i)+q_rectangle(5,i));
    J14 = -robot_params(5)*sin(q_rectangle(3,i)+q_rectangle(4,i))-robot_params(6)*sin(q_rectangle(3,i)+q_rectangle(4,i)+q_rectangle(5,i));
    J15 = -robot_params(6)*sin(q_rectangle(3,i)+q_rectangle(4,i)+q_rectangle(5,i));
    J21 = 0;
    J22 = 1;
    J23 = robot_params(5)*cos(q_rectangle(3,i)+q_rectangle(4,i))+robot_params(6)*cos(q_rectangle(3,i)+q_rectangle(4,i)+q_rectangle(5,i));
    J24 = robot_params(5)*cos(q_rectangle(3,i)+q_rectangle(4,i))+robot_params(6)*cos(q_rectangle(3,i)+q_rectangle(4,i)+q_rectangle(5,i));
    J25 = robot_params(6)*cos(q_rectangle(3,i)+q_rectangle(4,i)+q_rectangle(5,i));
    J31 = 0;
    J32 = 0;
    J33 = 1;
    J34 = 1;
    J35 = 1;
    J41 = -sin(q_rectangle(3,i));
    J42 = cos(q_rectangle(3,i));
    J43 = 0;
    J44 = 0;
    J45 = 0;
    J51 = 0;
    J52 = 0;
    J53 = 0;
    J54 = 1;
    J55 = 1;
    J(:,:,i) = [J11 J12 J13 J14 J15;
                J21 J22 J23 J24 J25;
                J31 J32 J33 J34 J35;
                J41 J42 J43 J44 J45;
                J51 J52 J53 J54 J55];
    % Configuration-space closed-loop control
    q_dot_rectangle(:,i) = inv(J(:,:,i))*X_dot(:,i)  + diag(ones(1,5)*1/tau)*(q_d_rectangle(:,i)-q_rectangle(:,i));
    % Compute configuration variables using Euler Forward
    q_rectangle(:,i+1) = q_rectangle(:,i) + q_dot_rectangle(:,i)*(cycle_time_rectangle/360);
    % Store end-effector positions using FK
    X_E_rectangle(i) = q_rectangle(1,i) + robot_params(5)*cos(q_rectangle(3,i)+q_rectangle(4,i)) + robot_params(6)*cos(q_rectangle(3,i)+q_rectangle(4,i)+q_rectangle(5,i));
    Y_E_rectangle(i) = q_rectangle(2,i) + robot_params(5)*sin(q_rectangle(3,i)+q_rectangle(4,i)) + robot_params(6)*sin(q_rectangle(3,i)+q_rectangle(4,i)+q_rectangle(5,i));
    % Plot
%     figure(22)
%     plot(X_d_rectangle(1:360),Y_d_rectangle(1:360),'--','Color',[50,50,50]/255)
%     hold on
%     plot(X_E_rectangle,Y_E_rectangle,'Color',[236,106,49]/255)
%     PlotRobot(q_rectangle(:,i),robot_params)
%     legend("Desired Trajectory","Actual Trajectory")
%     hold off
%     pause(0.01)
end
figure(23)
plot(X_d_rectangle(1:360),Y_d_rectangle(1:360),'--','Color',[50,50,50]/255)
hold on
plot(X_E_rectangle,Y_E_rectangle,'Color',[236,106,49]/255)
xlabel("X (m)")
ylabel("Y (m)")
title(["Closed-Loop Resolved-Rate Motion Control","Configuration-Space"])
legend("Desired Trajectory","Actual Trajectory")
xlim([-5,5])
ylim([-5,5])
pbaspect([1,1,1])
hold off
RMSE_rectangle = sqrt(sum((X_d_rectangle-X_E_rectangle).^2+(Y_d_rectangle-Y_E_rectangle).^2)/length(X_d_rectangle));
fprintf("RMSE for rectangular trajectory: %d m\n",RMSE_rectangle)

%% Task-Space Resolved-Rate Motion Control

fprintf('\n-------------------------------------------------------\n');
fprintf('Task-Space Resolved-Rate Motion Control\n');
fprintf('-------------------------------------------------------\n');

% Follow the elliptical trajectory
X_dot = [X_dot_ellipse; ones(1,length(X_dot_ellipse))*alpha_dot_ellipse; zeros(1,length(X_dot_ellipse)); zeros(1,length(X_dot_ellipse))];
J = [];
q_ellipse = [];
q_dot_ellipse = [];
X_E_ellipse = [];
Y_E_ellipse = [];
K1 = 5; % Error dynamics negative pole 1
K2 = 10; % Error dynamics negative pole 2
% Initial configuration
X = x_ellipse(1)-robot_params(5);
Y = y_ellipse(1)-robot_params(6);
phi = deg2rad(0);
theta2 = real(acos(((x_ellipse(1)-X)^2 + (y_ellipse(1)-Y)^2 - robot_params(5)^2 - robot_params(6)^2)./(2*robot_params(5)*robot_params(6))));
theta1 = atan2(y_ellipse(1)-Y,x_ellipse(1)-X) - atan2(robot_params(6).*sin(theta2),(robot_params(5) + robot_params(6).*cos(theta2))) - phi;
q_disturb_ellipse = 2; % Disturbance in initial conditions
q_ellipse(:,1)=[X;Y;phi;theta1;theta2]*q_disturb_ellipse; % Initial configuration (multiplied by a disturbance)
for i = 1:length(x_ellipse)
    % Compute Jacobian
    J11 = 1;
    J12 = 0;
    J13 = -robot_params(5)*sin(q_ellipse(3,i)+q_ellipse(4,i))-robot_params(6)*sin(q_ellipse(3,i)+q_ellipse(4,i)+q_ellipse(5,i));
    J14 = -robot_params(5)*sin(q_ellipse(3,i)+q_ellipse(4,i))-robot_params(6)*sin(q_ellipse(3,i)+q_ellipse(4,i)+q_ellipse(5,i));
    J15 = -robot_params(6)*sin(q_ellipse(3,i)+q_ellipse(4,i)+q_ellipse(5,i));
    J21 = 0;
    J22 = 1;
    J23 = robot_params(5)*cos(q_ellipse(3,i)+q_ellipse(4,i))+robot_params(6)*cos(q_ellipse(3,i)+q_ellipse(4,i)+q_ellipse(5,i));
    J24 = robot_params(5)*cos(q_ellipse(3,i)+q_ellipse(4,i))+robot_params(6)*cos(q_ellipse(3,i)+q_ellipse(4,i)+q_ellipse(5,i));
    J25 = robot_params(6)*cos(q_ellipse(3,i)+q_ellipse(4,i)+q_ellipse(5,i));
    J31 = 0;
    J32 = 0;
    J33 = 1;
    J34 = 1;
    J35 = 1;
    J41 = -sin(q_ellipse(3,i));
    J42 = cos(q_ellipse(3,i));
    J43 = 0;
    J44 = 0;
    J45 = 0;
    J51 = 0;
    J52 = 0;
    J53 = 0;
    J54 = 1;
    J55 = 1;
    J(:,:,i) = [J11 J12 J13 J14 J15;
                J21 J22 J23 J24 J25;
                J31 J32 J33 J34 J35;
                J41 J42 J43 J44 J45;
                J51 J52 J53 J54 J55];
    % Actual end-effector positions using FK
    X_E_ellipse(i) = q_ellipse(1,i) + robot_params(5)*cos(q_ellipse(3,i)+q_ellipse(4,i)) + robot_params(6)*cos(q_ellipse(3,i)+q_ellipse(4,i)+q_ellipse(5,i));
    Y_E_ellipse(i) = q_ellipse(2,i) + robot_params(5)*sin(q_ellipse(3,i)+q_ellipse(4,i)) + robot_params(6)*sin(q_ellipse(3,i)+q_ellipse(4,i)+q_ellipse(5,i));
    % Task-space closed-loop control
    q_dot_ellipse(:,i) = inv(J(:,:,i))*(X_dot(:,i) + diag([K1,K2,0,0,0])*[x_ellipse(i)-X_E_ellipse(i);y_ellipse(i)-Y_E_ellipse(i);0;0;0]);
    % Compute configuration variables using Euler Forward
    q_ellipse(:,i+1) = q_ellipse(:,i) + q_dot_ellipse(:,i)*(cycle_time_ellipse/360);
    % Plot
%     figure(24)
%     plot(x_ellipse(1:360),y_ellipse(1:360),'--','Color',[50,50,50]/255)
%     hold on
%     plot(X_E_ellipse,Y_E_ellipse,'Color',[236,106,49]/255)
%     PlotRobot(q_ellipse(:,i),robot_params)
%     legend("Desired Trajectory","Actual Trajectory")
%     hold off
%     pause(0.01)
end
figure(25)
plot(x_ellipse(1:360),y_ellipse(1:360),'--','Color',[50,50,50]/255)
hold on
plot(X_E_ellipse,Y_E_ellipse,'Color',[236,106,49]/255)
xlabel("X (m)")
ylabel("Y (m)")
title(["Closed-Loop Resolved-Rate Motion Control","Task-Space"])
legend("Desired Trajectory","Actual Trajectory")
xlim([-5,5])
ylim([-5,5])
pbaspect([1,1,1])
hold off
RMSE_ellipse = sqrt(sum((x_ellipse-X_E_ellipse).^2+(y_ellipse-Y_E_ellipse).^2)/length(x_ellipse));
fprintf("RMSE for elliptical trajectory: %d m\n",RMSE_ellipse)

% Follow the rectangular trajectory
X_dot = [X_dot_rectangle; ones(1,length(X_dot_rectangle))*alpha_dot_rectangle; zeros(1,length(X_dot_rectangle)); zeros(1,length(X_dot_rectangle))];
J = [];
q_rectangle = [];
q_dot_rectangle = [];
X_E_rectangle = [];
Y_E_rectangle = [];
K1 = 5; % Error dynamics negative pole 1
K2 = 10; % Error dynamics negative pole 2
% Initial configuration
X = x_rectangle(1)-robot_params(5);
Y = y_rectangle(1)-robot_params(6);
phi = deg2rad(0);
theta2 = real(acos(((x_rectangle(1)-X)^2 + (y_rectangle(1)-Y)^2 - robot_params(5)^2 - robot_params(6)^2)./(2*robot_params(5)*robot_params(6))));
theta1 = atan2(y_rectangle(1)-Y,x_rectangle(1)-X) - atan2(robot_params(6).*sin(theta2),(robot_params(5) + robot_params(6).*cos(theta2))) - phi;
q_disturb_rectangle = 2; % Disturbance in initial conditions
q_rectangle(:,1)=[X;Y;phi;theta1;theta2]*q_disturb_rectangle; % Initial configuration (multiplied by a disturbance)
for i = 1:length(x_rectangle)
    % Compute Jacobian
    J11 = 1;
    J12 = 0;
    J13 = -robot_params(5)*sin(q_rectangle(3,i)+q_rectangle(4,i))-robot_params(6)*sin(q_rectangle(3,i)+q_rectangle(4,i)+q_rectangle(5,i));
    J14 = -robot_params(5)*sin(q_rectangle(3,i)+q_rectangle(4,i))-robot_params(6)*sin(q_rectangle(3,i)+q_rectangle(4,i)+q_rectangle(5,i));
    J15 = -robot_params(6)*sin(q_rectangle(3,i)+q_rectangle(4,i)+q_rectangle(5,i));
    J21 = 0;
    J22 = 1;
    J23 = robot_params(5)*cos(q_rectangle(3,i)+q_rectangle(4,i))+robot_params(6)*cos(q_rectangle(3,i)+q_rectangle(4,i)+q_rectangle(5,i));
    J24 = robot_params(5)*cos(q_rectangle(3,i)+q_rectangle(4,i))+robot_params(6)*cos(q_rectangle(3,i)+q_rectangle(4,i)+q_rectangle(5,i));
    J25 = robot_params(6)*cos(q_rectangle(3,i)+q_rectangle(4,i)+q_rectangle(5,i));
    J31 = 0;
    J32 = 0;
    J33 = 1;
    J34 = 1;
    J35 = 1;
    J41 = -sin(q_rectangle(3,i));
    J42 = cos(q_rectangle(3,i));
    J43 = 0;
    J44 = 0;
    J45 = 0;
    J51 = 0;
    J52 = 0;
    J53 = 0;
    J54 = 1;
    J55 = 1;
    J(:,:,i) = [J11 J12 J13 J14 J15;
                J21 J22 J23 J24 J25;
                J31 J32 J33 J34 J35;
                J41 J42 J43 J44 J45;
                J51 J52 J53 J54 J55];
    % Actual end-effector positions using FK
    X_E_rectangle(i) = q_rectangle(1,i) + robot_params(5)*cos(q_rectangle(3,i)+q_rectangle(4,i)) + robot_params(6)*cos(q_rectangle(3,i)+q_rectangle(4,i)+q_rectangle(5,i));
    Y_E_rectangle(i) = q_rectangle(2,i) + robot_params(5)*sin(q_rectangle(3,i)+q_rectangle(4,i)) + robot_params(6)*sin(q_rectangle(3,i)+q_rectangle(4,i)+q_rectangle(5,i));
    % Task-space closed-loop control
    q_dot_rectangle(:,i) = inv(J(:,:,i))*(X_dot(:,i) + diag([K1,K2,0,0,0])*[x_rectangle(i)-X_E_rectangle(i);y_rectangle(i)-Y_E_rectangle(i);0;0;0]);
    % Compute configuration variables using Euler Forward
    q_rectangle(:,i+1) = q_rectangle(:,i) + q_dot_rectangle(:,i)*(cycle_time_rectangle/360);
    % Plot
%     figure(26)
%     plot(x_rectangle(1:360),y_rectangle(1:360),'--','Color',[50,50,50]/255)
%     hold on
%     plot(X_E_rectangle,Y_E_rectangle,'Color',[236,106,49]/255)
%     PlotRobot(q_rectangle(:,i),robot_params)
%     legend("Desired Trajectory","Actual Trajectory")
%     hold off
%     pause(0.01)
end
figure(27)
plot(x_rectangle(1:360),y_rectangle(1:360),'--','Color',[50,50,50]/255)
hold on
plot(X_E_rectangle,Y_E_rectangle,'Color',[236,106,49]/255)
xlabel("X (m)")
ylabel("Y (m)")
title(["Closed-Loop Resolved-Rate Motion Control","Task-Space"])
legend("Desired Trajectory","Actual Trajectory")
xlim([-5,5])
ylim([-5,5])
pbaspect([1,1,1])
hold off
RMSE_rectangle = sqrt(sum((x_rectangle-X_E_rectangle).^2+(y_rectangle-Y_E_rectangle).^2)/length(x_rectangle));
fprintf("RMSE for rectangular trajectory: %d m\n",RMSE_rectangle)
